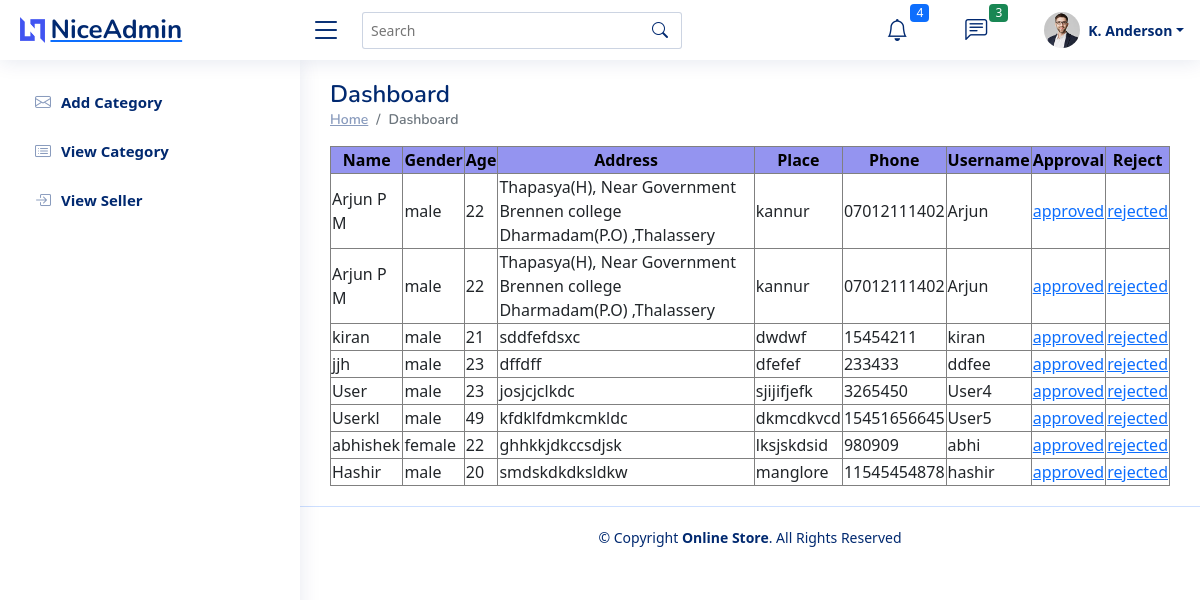
Page /viewseller/ on the committed database.
### seller/models.py (models this page shows)
class seller_tb(models.Model):
    Name = models.CharField(max_length =20)
    Gender = models.CharField(max_length = 20)
    Age = models.CharField(max_length =20)
    Addresss= models.CharField(max_length =20)
    Place = models.CharField(max_length =20)
    Phone = models.CharField(max_length =20)
    username = models.CharField(max_length =20)
    password = models.CharField(max_length =20)
    image =  models.FileField()
    status = models.CharField(max_length =20, default = "pending")

### site_admin/views.py (the view)
# urls.py: path('viewseller/',adminview.viewseller,name="viewseller"),
def viewseller(request):
    seller = seller_tb.objects.all()
    return render(request,'viewseller.html',{'sell':seller})

### templates/viewseller.html (shortened to what this page needs)
{% extends "adminbase.html"%}
{% block content%}
<html>
    <head>
        <link rel="stylesheet" href="static\css\bootstrap.css">
    </head>
    <body>
        <table class=" table-bordered table-striped ">
            <tr style="background-color: rgb(148, 148, 240); color:black; text-align:center">
                <th>Name</th>
                <th>Gender</th>
                <th>Age</th>
                <th>Address</th>
                <th>Place</th>
                <th>Phone</th>
                <th>Username</th>
                <th>Approval</th>
                <th>Reject</th>
            </tr>
            {% for j in sell%}
            <tr>
                <td>{{j.Name}}</td>
                <td>{{j.Gender}}</td>
                <td>{{j.Age}}</td>
                <td>{{j.Addresss}}</td>
                <td>{{j.Place}}</td>
                <td>{{j.Phone}}</td>
                <td>{{j.username}}</td>
                <td><a href="{% url 'approved' j.id %}">approved</a></td>
                <td><a href="{% url 'rejected' j.id %}">rejected</a></td>
            </tr>
            {% endfor %}
        </table>
    </body>
</html>
{% endblock %}

### static/NiceAdmin/assets/css/style.css (style rules this page uses)
:root { scroll-behavior: smooth; }
body { font-family: "Open Sans", sans-serif; background: #f6f9ff; color: #444444; }
a { color: #4154f1; text-decoration: none; }

### rows in the picture
seller_tb: Name "Arjun P M", Gender "male", Age "22", Addresss "Thapasya(H), Near Government Brennen college Dharmadam(P.O) ,Thalassery", Place "kannur", Phone "07012111402", username "Arjun"
seller_tb: Name "Arjun P M", Gender "male", Age "22", Addresss "Thapasya(H), Near Government Brennen college Dharmadam(P.O) ,Thalassery", Place "kannur", Phone "07012111402", username "Arjun"
seller_tb: Name "kiran", Gender "male", Age "21", Addresss "sddfefdsxc", Place "dwdwf", Phone "15454211", username "kiran"
seller_tb: Name "jjh", Gender "male", Age "23", Addresss "dffdff", Place "dfefef", Phone "233433", username "ddfee"
seller_tb: Name "User", Gender "male", Age "23", Addresss "josjcjclkdc", Place "sjijifjefk", Phone "3265450", username "User4"
seller_tb: Name "Userkl", Gender "male", Age "49", Addresss "kfdklfdmkcmkldc", Place "dkmcdkvcd", Phone "15451656645", username "User5"
seller_tb: Name "abhishek", Gender "female", Age "22", Addresss "ghhkkjdkccsdjsk", Place "lksjskdsid", Phone "980909", username "abhi"
seller_tb: Name "Hashir", Gender "male", Age "20", Addresss "smdskdkdksldkw", Place "manglore", Phone "11545454878", username "hashir"
